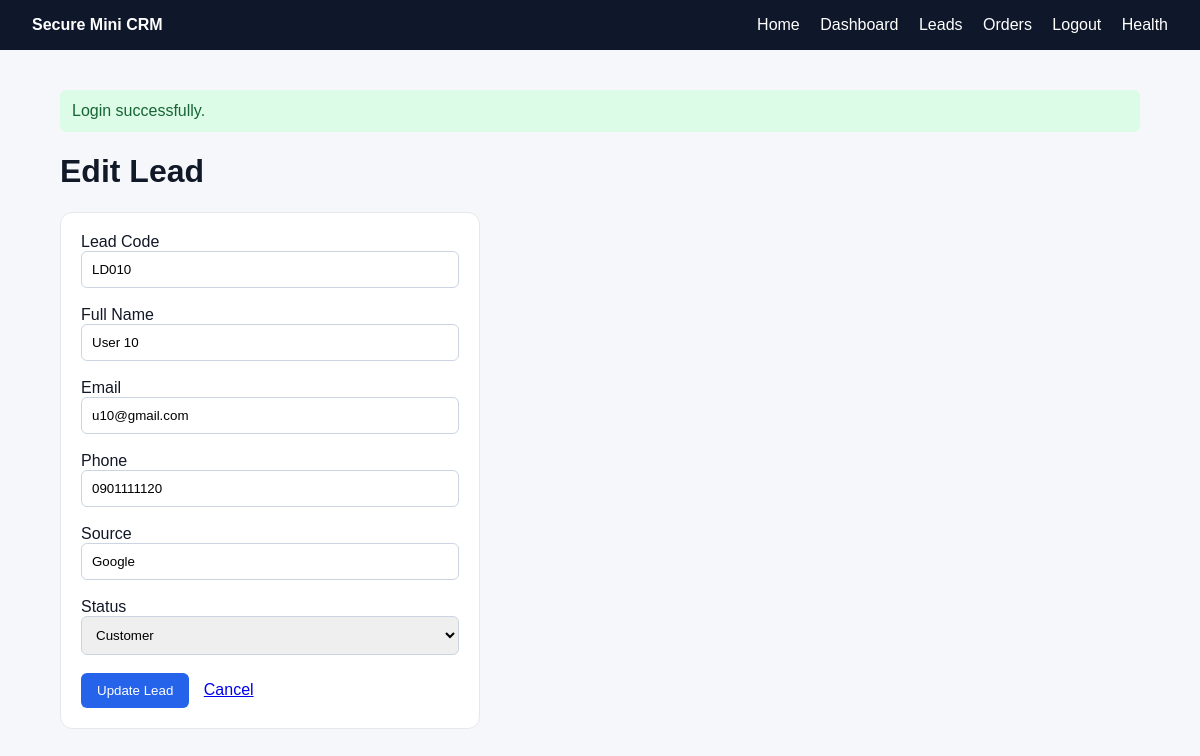
/leads/edit?id=10 (signed in), run on the app's committed database.
### tables this page shows
CREATE TABLE leads
(
    id INT AUTO_INCREMENT PRIMARY KEY,

    lead_code VARCHAR(30) NOT NULL UNIQUE,

    full_name VARCHAR(100) NOT NULL,

    email VARCHAR(150) NOT NULL UNIQUE,

    phone VARCHAR(30),

    source VARCHAR(100),

    status ENUM
    (
        'new',
        'contacted',
        'qualified',
        'lost',
        'customer'
    )
    DEFAULT 'new',

    created_at TIMESTAMP
    DEFAULT CURRENT_TIMESTAMP
);

### app/Core/helpers.php (called while the page is built, shortened)
<?php
function e(?string $value): string
{
    return htmlspecialchars($value ?? '', ENT_QUOTES, 'UTF-8');
}
function render(string $view, array $data = [], string $layout = 'layouts/main'): void
{
    extract($data);
    require __DIR__ . '/../Views/' . $view . '.php';
}

### app/Controllers/LeadController.php (called while the page is built, shortened)
<?php
class LeadController
{
    private LeadService $service;
    public function __construct()
    {
        $this->service = new LeadService();
    }
    public function edit(): void
    {
        $id = (int) ($_GET['id'] ?? 0);
        $lead = $this->service->find($id);
        render('leads/edit', [
            'title' => 'Edit Lead',
            'lead' => $lead,
            'errors' => $_SESSION['errors'] ?? [],
            'old' => $_SESSION['old'] ?? [],
        ]);
    }
}

### public/index.php (called while the page is built, shortened)
<?php
$router = new Router();
$router->get('/', [HomeController::class, 'index']);
$router->get('/login', [AuthController::class, 'login']);
$router->post('/login', [AuthController::class, 'handleLogin']);
$router->post('/logout', [AuthController::class, 'logout']);
$router->get('/dashboard', [DashboardController::class, 'index']);
$router->get('/health', [HealthController::class, 'index']);
$router->get('/leads', [LeadController::class, 'index']);
$router->get('/leads/create', [LeadController::class, 'create']);
$router->post('/leads', [LeadController::class, 'store']);
$router->get('/leads/edit', [LeadController::class, 'edit']);
$router->post('/leads/update', [LeadController::class, 'update']);
$router->post('/leads/delete', [LeadController::class, 'delete']);
$router->get('/orders', [OrderController::class, 'index']);
$router->get('/orders/create', [OrderController::class, 'create']);
$router->post('/orders', [OrderController::class, 'store']);
$router->get('/orders/edit', [OrderController::class, 'edit']);
$router->post('/orders/update', [OrderController::class, 'update']);
$router->post('/orders/delete', [OrderController::class, 'delete']);
$router->dispatch($_SERVER['REQUEST_METHOD'], $_SERVER['REQUEST_URI']);

### config/database.php (called while the page is built)
<?php
return [
    'host' => '127.0.0.1',
    'database' => 'secure_crm',
    'username' => 'root',
    'password' => '',
    'charset' => 'utf8mb4',
];

### app/Core/Database.php (called while the page is built, shortened)
<?php
class Database
{
    private static ?PDO $instance = null;
    public static function getConnection(): PDO
    {
        if (self::$instance === null) {
            $config = require __DIR__ . '/../../config/database.php';
            $dsn = sprintf(
                'mysql:host=%s;dbname=%s;charset=%s',
                $config['host'],
                $config['database'],
                $config['charset']
            );
            try {
                self::$instance = new PDO(
                    $dsn,
                    $config['username'],
                    $config['password'],
                    [
                        PDO::ATTR_ERRMODE => PDO::ERRMODE_EXCEPTION,
                        PDO::ATTR_DEFAULT_FETCH_MODE => PDO::FETCH_ASSOC,
                        PDO::ATTR_EMULATE_PREPARES => false,
                    ]
                );
            } catch (PDOException $e) {
                http_response_code(500);
                echo 'Database connection error';
                exit;
            }
        }
        return self::$instance;
    }
}

### app/Services/LeadService.php (called while the page is built, shortened)
<?php
class LeadService
{
    private LeadRepository $repository;
    public function __construct()
    {
        $this->repository = new LeadRepository();
    }
    public function find(int $id): ?array
    {
        return $this->repository->find($id);
    }
}

### app/Repositories/LeadRepository.php (called while the page is built, shortened)
<?php
class LeadRepository
{
    private PDO $pdo;
    public function __construct()
    {
        $this->pdo = Database::getConnection();
    }
    public function find(int $id): ?array
    {
        $stmt = $this->pdo->prepare("
            SELECT *
            FROM leads
            WHERE id = ?
        ");
        $stmt->execute([$id]);
        return $stmt->fetch() ?: null;
    }
}

### app/Views/leads/edit.php (the view, shortened to what this page needs)
<h1>Edit Lead</h1>
<form method="post" action="/leads/update" class="card form-card">
    <div>
        <label>Lead Code</label>
        <input
            name="lead_code"
            value="<?= e($old['lead_code'] ?? $lead['lead_code']) ?>"
        >
    </div>
    <br>
    <div>
        <label>Full Name</label>
        <input
            name="full_name"
            value="<?= e($old['full_name'] ?? $lead['full_name']) ?>"
        >
    </div>
    <br>
    <div>
        <label>Email</label>
        <input
            name="email"
            value="<?= e($old['email'] ?? $lead['email']) ?>"
        >
    </div>
    <br>
    <div>
        <label>Phone</label>
        <input
            name="phone"
            value="<?= e($old['phone'] ?? $lead['phone']) ?>"
        >
    </div>
    <br>
    <div>
        <label>Source</label>
        <input
            name="source"
            value="<?= e($old['source'] ?? $lead['source']) ?>"
        >
    </div>
    <br>
    <div>
        <label>Status</label>
        <select name="status">
            <?php $currentStatus = $old['status'] ?? $lead['status']; ?>
            <?php foreach (['new', 'contacted', 'qualified', 'lost', 'customer'] as $status): ?>
                <option
                    value="<?= e($status) ?>"
                    <?= ($currentStatus === $status) ? 'selected' : '' ?>
                >
                    <?= e(ucfirst($status)) ?>
                </option>
            <?php endforeach; ?>
        </select>
    </div>
    <br>
    <button type="submit">Update Lead</button>
    <a href="/leads" style="margin-left: 10px;">Cancel</a>
</form>

### public/assets/style.css (style rules this page uses)
* { box-sizing: border-box; }
body { margin: 0; font-family: Arial, sans-serif; background: #f6f7fb; color: #111827; }
.card { background: white; border: 1px solid #e5e7eb; border-radius: 12px; padding: 20px; }
.form-card { max-width: 420px; }
input, select, textarea { width: 100%; padding: 10px; border: 1px solid #cbd5e1; border-radius: 6px; }
button, .btn { background: #2563eb; color: white; padding: 10px 16px; border: 0; border-radius: 6px; text-decoration: none; cursor: pointer; }

### data on the page
leads: lead_code "LD010", full_name "User 10", email "u10@gmail.com", phone "0901111120", source "Google", status "Customer"

### other printed values
$message "Login successfully."
